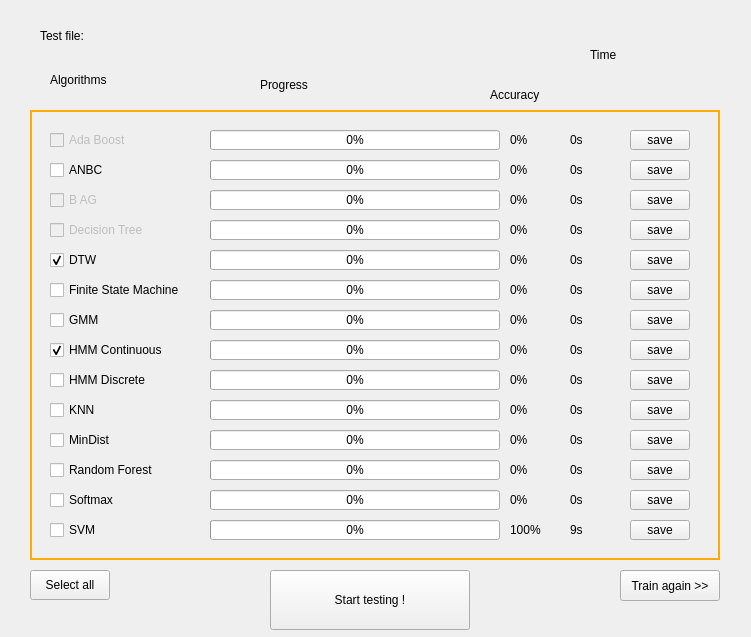
<?xml version="1.0" encoding="UTF-8"?>
<ui version="4.0">
 <class>TrainingResultWidget</class>
 <widget class="QWidget" name="TrainingResultWidget">
  <property name="geometry">
   <rect>
    <x>0</x>
    <y>0</y>
    <width>751</width>
    <height>637</height>
   </rect>
  </property>
  <property name="windowTitle">
   <string>Algorithms Training</string>
  </property>
  <widget class="QFrame" name="frame">
   <property name="geometry">
    <rect>
     <x>30</x>
     <y>110</y>
     <width>690</width>
     <height>450</height>
    </rect>
   </property>
   <property name="styleSheet">
    <string notr="true">#frame
{
border-width: 2;
border-style: solid;
border-color: rgb(255, 170, 0);

}
</string>
   </property>
   <property name="frameShape">
    <enum>QFrame::StyledPanel</enum>
   </property>
   <property name="frameShadow">
    <enum>QFrame::Raised</enum>
   </property>
   <widget class="QCheckBox" name="cbAB">
    <property name="enabled">
     <bool>false</bool>
    </property>
    <property name="geometry">
     <rect>
      <x>20</x>
      <y>20</y>
      <width>150</width>
      <height>20</height>
     </rect>
    </property>
    <property name="text">
     <string>Ada Boost</string>
    </property>
   </widget>
   <widget class="QCheckBox" name="cbBAG">
    <property name="enabled">
     <bool>false</bool>
    </property>
    <property name="geometry">
     <rect>
      <x>20</x>
      <y>80</y>
      <width>150</width>
      <height>20</height>
     </rect>
    </property>
    <property name="text">
     <string>B AG</string>
    </property>
   </widget>
   <widget class="QCheckBox" name="cbDT">
    <property name="enabled">
     <bool>false</bool>
    </property>
    <property name="geometry">
     <rect>
      <x>20</x>
      <y>110</y>
      <width>150</width>
      <height>20</height>
     </rect>
    </property>
    <property name="text">
     <string>Decision Tree</string>
    </property>
   </widget>
   <widget class="QCheckBox" name="cbDTW">
    <property name="geometry">
     <rect>
      <x>20</x>
      <y>140</y>
      <width>150</width>
      <height>20</height>
     </rect>
    </property>
    <property name="text">
     <string>DTW</string>
    </property>
    <property name="checked">
     <bool>true</bool>
    </property>
   </widget>
   <widget class="QCheckBox" name="cbFSM">
    <property name="geometry">
     <rect>
      <x>20</x>
      <y>170</y>
      <width>150</width>
      <height>20</height>
     </rect>
    </property>
    <property name="text">
     <string>Finite State Machine</string>
    </property>
   </widget>
   <widget class="QCheckBox" name="cbGMM">
    <property name="geometry">
     <rect>
      <x>20</x>
      <y>200</y>
      <width>150</width>
      <height>20</height>
     </rect>
    </property>
    <property name="text">
     <string>GMM</string>
    </property>
   </widget>
   <widget class="QCheckBox" name="cbHMMC">
    <property name="geometry">
     <rect>
      <x>20</x>
      <y>230</y>
      <width>150</width>
      <height>20</height>
     </rect>
    </property>
    <property name="text">
     <string>HMM Continuous</string>
    </property>
    <property name="checked">
     <bool>true</bool>
    </property>
   </widget>
   <widget class="QCheckBox" name="cbHMMD">
    <property name="geometry">
     <rect>
      <x>20</x>
      <y>260</y>
      <width>150</width>
      <height>20</height>
     </rect>
    </property>
    <property name="text">
     <string>HMM Discrete</string>
    </property>
   </widget>
   <widget class="QCheckBox" name="cbKNN">
    <property name="geometry">
     <rect>
      <x>20</x>
      <y>290</y>
      <width>150</width>
      <height>20</height>
     </rect>
    </property>
    <property name="text">
     <string>KNN</string>
    </property>
   </widget>
   <widget class="QCheckBox" name="cbMD">
    <property name="geometry">
     <rect>
      <x>20</x>
      <y>320</y>
      <width>150</width>
      <height>20</height>
     </rect>
    </property>
    <property name="text">
     <string>MinDist</string>
    </property>
   </widget>
   <widget class="QCheckBox" name="cbRF">
    <property name="geometry">
     <rect>
      <x>20</x>
      <y>350</y>
      <width>150</width>
      <height>20</height>
     </rect>
    </property>
    <property name="text">
     <string>Random Forest</string>
    </property>
   </widget>
   <widget class="QCheckBox" name="cbSM">
    <property name="geometry">
     <rect>
      <x>20</x>
      <y>380</y>
      <width>150</width>
      <height>20</height>
     </rect>
    </property>
    <property name="text">
     <string>Softmax</string>
    </property>
   </widget>
   <widget class="QCheckBox" name="cbSVM">
    <property name="geometry">
     <rect>
      <x>20</x>
      <y>410</y>
      <width>150</width>
      <height>20</height>
     </rect>
    </property>
    <property name="text">
     <string>SVM</string>
    </property>
   </widget>
   <widget class="QCheckBox" name="cbANBC">
    <property name="geometry">
     <rect>
      <x>20</x>
      <y>50</y>
      <width>150</width>
      <height>20</height>
     </rect>
    </property>
    <property name="text">
     <string>ANBC</string>
    </property>
   </widget>
   <widget class="QProgressBar" name="pbAB">
    <property name="geometry">
     <rect>
      <x>180</x>
      <y>20</y>
      <width>290</width>
      <height>20</height>
     </rect>
    </property>
    <property name="value">
     <number>0</number>
    </property>
   </widget>
   <widget class="QProgressBar" name="pbANBC">
    <property name="geometry">
     <rect>
      <x>180</x>
      <y>50</y>
      <width>290</width>
      <height>20</height>
     </rect>
    </property>
    <property name="value">
     <number>0</number>
    </property>
   </widget>
   <widget class="QProgressBar" name="pbBAG">
    <property name="geometry">
     <rect>
      <x>180</x>
      <y>80</y>
      <width>290</width>
      <height>20</height>
     </rect>
    </property>
    <property name="value">
     <number>0</number>
    </property>
   </widget>
   <widget class="QProgressBar" name="pbDT">
    <property name="geometry">
     <rect>
      <x>180</x>
      <y>110</y>
      <width>290</width>
      <height>20</height>
     </rect>
    </property>
    <property name="value">
     <number>0</number>
    </property>
   </widget>
   <widget class="QProgressBar" name="pbDTW">
    <property name="geometry">
     <rect>
      <x>180</x>
      <y>140</y>
      <width>290</width>
      <height>20</height>
     </rect>
    </property>
    <property name="value">
     <number>0</number>
    </property>
   </widget>
   <widget class="QProgressBar" name="pbFSM">
    <property name="geometry">
     <rect>
      <x>180</x>
      <y>170</y>
      <width>290</width>
      <height>20</height>
     </rect>
    </property>
    <property name="value">
     <number>0</number>
    </property>
   </widget>
   <widget class="QProgressBar" name="pbGMM">
    <property name="geometry">
     <rect>
      <x>180</x>
      <y>200</y>
      <width>290</width>
      <height>20</height>
     </rect>
    </property>
    <property name="value">
     <number>0</number>
    </property>
   </widget>
   <widget class="QProgressBar" name="pbHMMC">
    <property name="geometry">
     <rect>
      <x>180</x>
      <y>230</y>
      <width>290</width>
      <height>20</height>
     </rect>
    </property>
    <property name="value">
     <number>0</number>
    </property>
   </widget>
   <widget class="QProgressBar" name="pbHMMD">
    <property name="geometry">
     <rect>
      <x>180</x>
      <y>260</y>
      <width>290</width>
      <height>20</height>
     </rect>
    </property>
    <property name="value">
     <number>0</number>
    </property>
   </widget>
   <widget class="QProgressBar" name="pbKNN">
    <property name="geometry">
     <rect>
      <x>180</x>
      <y>290</y>
      <width>290</width>
      <height>20</height>
     </rect>
    </property>
    <property name="value">
     <number>0</number>
    </property>
   </widget>
   <widget class="QProgressBar" name="pbRF">
    <property name="geometry">
     <rect>
      <x>180</x>
      <y>350</y>
      <width>290</width>
      <height>20</height>
     </rect>
    </property>
    <property name="value">
     <number>0</number>
    </property>
   </widget>
   <widget class="QProgressBar" name="pbSM">
    <property name="geometry">
     <rect>
      <x>180</x>
      <y>380</y>
      <width>290</width>
      <height>20</height>
     </rect>
    </property>
    <property name="value">
     <number>0</number>
    </property>
   </widget>
   <widget class="QProgressBar" name="pbMD">
    <property name="geometry">
     <rect>
      <x>180</x>
      <y>320</y>
      <width>290</width>
      <height>20</height>
     </rect>
    </property>
    <property name="value">
     <number>0</number>
    </property>
   </widget>
   <widget class="QProgressBar" name="pbSVM">
    <property name="geometry">
     <rect>
      <x>180</x>
      <y>410</y>
      <width>290</width>
      <height>20</height>
     </rect>
    </property>
    <property name="value">
     <number>0</number>
    </property>
   </widget>
   <widget class="QLabel" name="tAB">
    <property name="geometry">
     <rect>
      <x>540</x>
      <y>20</y>
      <width>50</width>
      <height>20</height>
     </rect>
    </property>
    <property name="styleSheet">
     <string notr="true">font: 75 12pt &quot;Ubuntu&quot;;</string>
    </property>
    <property name="text">
     <string>0s</string>
    </property>
   </widget>
   <widget class="QLabel" name="accAB">
    <property name="geometry">
     <rect>
      <x>480</x>
      <y>20</y>
      <width>50</width>
      <height>20</height>
     </rect>
    </property>
    <property name="styleSheet">
     <string notr="true">font: 75 12pt  &quot;Ubuntu&quot;;</string>
    </property>
    <property name="text">
     <string>0%</string>
    </property>
   </widget>
   <widget class="QLabel" name="tANBC">
    <property name="geometry">
     <rect>
      <x>540</x>
      <y>50</y>
      <width>50</width>
      <height>20</height>
     </rect>
    </property>
    <property name="styleSheet">
     <string notr="true">font: 75 12pt &quot;Ubuntu&quot;;</string>
    </property>
    <property name="text">
     <string>0s</string>
    </property>
   </widget>
   <widget class="QLabel" name="accANBC">
    <property name="geometry">
     <rect>
      <x>480</x>
      <y>50</y>
      <width>50</width>
      <height>20</height>
     </rect>
    </property>
    <property name="styleSheet">
     <string notr="true">font: 75 12pt  &quot;Ubuntu&quot;;</string>
    </property>
    <property name="text">
     <string>0%</string>
    </property>
   </widget>
   <widget class="QLabel" name="tBAG">
    <property name="geometry">
     <rect>
      <x>540</x>
      <y>80</y>
      <width>50</width>
      <height>20</height>
     </rect>
    </property>
    <property name="styleSheet">
     <string notr="true">font: 75 12pt &quot;Ubuntu&quot;;</string>
    </property>
    <property name="text">
     <string>0s</string>
    </property>
   </widget>
   <widget class="QLabel" name="accBAG">
    <property name="geometry">
     <rect>
      <x>480</x>
      <y>80</y>
      <width>50</width>
      <height>20</height>
     </rect>
    </property>
    <property name="styleSheet">
     <string notr="true">font: 75 12pt  &quot;Ubuntu&quot;;</string>
    </property>
    <property name="text">
     <string>0%</string>
    </property>
   </widget>
   <widget class="QLabel" name="tDT">
    <property name="geometry">
     <rect>
      <x>540</x>
      <y>110</y>
      <width>50</width>
      <height>20</height>
     </rect>
    </property>
    <property name="styleSheet">
     <string notr="true">font: 75 12pt &quot;Ubuntu&quot;;</string>
    </property>
    <property name="text">
     <string>0s</string>
    </property>
   </widget>
   <widget class="QLabel" name="tFSM">
    <property name="geometry">
     <rect>
      <x>540</x>
      <y>170</y>
      <width>50</width>
      <height>20</height>
     </rect>
    </property>
    <property name="styleSheet">
     <string notr="true">font: 75 12pt &quot;Ubuntu&quot;;</string>
    </property>
    <property name="text">
     <string>0s</string>
    </property>
   </widget>
   <widget class="QLabel" name="accFSM">
    <property name="geometry">
     <rect>
      <x>480</x>
      <y>170</y>
      <width>50</width>
      <height>20</height>
     </rect>
    </property>
    <property name="styleSheet">
     <string notr="true">font: 75 12pt  &quot;Ubuntu&quot;;</string>
    </property>
    <property name="text">
     <string>0%</string>
    </property>
   </widget>
   <widget class="QLabel" name="tDTW">
    <property name="geometry">
     <rect>
      <x>540</x>
      <y>140</y>
      <width>50</width>
      <height>20</height>
     </rect>
    </property>
    <property name="styleSheet">
     <string notr="true">font: 75 12pt &quot;Ubuntu&quot;;</string>
    </property>
    <property name="text">
     <string>0s</string>
    </property>
   </widget>
   <widget class="QLabel" name="accDTW">
    <property name="geometry">
     <rect>
      <x>480</x>
      <y>140</y>
      <width>50</width>
      <height>20</height>
     </rect>
    </property>
    <property name="styleSheet">
     <string notr="true">font: 75 12pt  &quot;Ubuntu&quot;;</string>
    </property>
    <property name="text">
     <string>0%</string>
    </property>
   </widget>
   <widget class="QLabel" name="accDT">
    <property name="geometry">
     <rect>
      <x>480</x>
      <y>110</y>
      <width>50</width>
      <height>20</height>
     </rect>
    </property>
    <property name="styleSheet">
     <string notr="true">font: 75 12pt  &quot;Ubuntu&quot;;</string>
    </property>
    <property name="text">
     <string>0%</string>
    </property>
   </widget>
   <widget class="QLabel" name="tGMM">
    <property name="geometry">
     <rect>
      <x>540</x>
      <y>200</y>
      <width>50</width>
      <height>20</height>
     </rect>
    </property>
    <property name="styleSheet">
     <string notr="true">font: 75 12pt &quot;Ubuntu&quot;;</string>
    </property>
    <property name="text">
     <string>0s</string>
    </property>
   </widget>
   <widget class="QLabel" name="tHMMD">
    <property name="geometry">
     <rect>
      <x>540</x>
      <y>260</y>
      <width>50</width>
      <height>20</height>
     </rect>
    </property>
    <property name="styleSheet">
     <string notr="true">font: 75 12pt &quot;Ubuntu&quot;;</string>
    </property>
    <property name="text">
     <string>0s</string>
    </property>
   </widget>
   <widget class="QLabel" name="accHMMD">
    <property name="geometry">
     <rect>
      <x>480</x>
      <y>260</y>
      <width>50</width>
      <height>20</height>
     </rect>
    </property>
    <property name="styleSheet">
     <string notr="true">font: 75 12pt  &quot;Ubuntu&quot;;</string>
    </property>
    <property name="text">
     <string>0%</string>
    </property>
   </widget>
   <widget class="QLabel" name="tHMMC">
    <property name="geometry">
     <rect>
      <x>540</x>
      <y>230</y>
      <width>50</width>
      <height>20</height>
     </rect>
    </property>
    <property name="styleSheet">
     <string notr="true">font: 75 12pt &quot;Ubuntu&quot;;</string>
    </property>
    <property name="text">
     <string>0s</string>
    </property>
   </widget>
   <widget class="QLabel" name="accHMMC">
    <property name="geometry">
     <rect>
      <x>480</x>
      <y>230</y>
      <width>50</width>
      <height>20</height>
     </rect>
    </property>
    <property name="styleSheet">
     <string notr="true">font: 75 12pt  &quot;Ubuntu&quot;;</string>
    </property>
    <property name="text">
     <string>0%</string>
    </property>
   </widget>
   <widget class="QLabel" name="accGMM">
    <property name="geometry">
     <rect>
      <x>480</x>
      <y>200</y>
      <width>50</width>
      <height>20</height>
     </rect>
    </property>
    <property name="styleSheet">
     <string notr="true">font: 75 12pt  &quot;Ubuntu&quot;;</string>
    </property>
    <property name="text">
     <string>0%</string>
    </property>
   </widget>
   <widget class="QLabel" name="tKNN">
    <property name="geometry">
     <rect>
      <x>540</x>
      <y>290</y>
      <width>50</width>
      <height>20</height>
     </rect>
    </property>
    <property name="styleSheet">
     <string notr="true">font: 75 12pt &quot;Ubuntu&quot;;</string>
    </property>
    <property name="text">
     <string>0s</string>
    </property>
   </widget>
   <widget class="QLabel" name="tRF">
    <property name="geometry">
     <rect>
      <x>540</x>
      <y>350</y>
      <width>50</width>
      <height>20</height>
     </rect>
    </property>
    <property name="styleSheet">
     <string notr="true">font: 75 12pt &quot;Ubuntu&quot;;</string>
    </property>
    <property name="text">
     <string>0s</string>
    </property>
   </widget>
   <widget class="QLabel" name="accRF">
    <property name="geometry">
     <rect>
      <x>480</x>
      <y>350</y>
      <width>50</width>
      <height>20</height>
     </rect>
    </property>
    <property name="styleSheet">
     <string notr="true">font: 75 12pt  &quot;Ubuntu&quot;;</string>
    </property>
    <property name="text">
     <string>0%</string>
    </property>
   </widget>
   <widget class="QLabel" name="tMD">
    <property name="geometry">
     <rect>
      <x>540</x>
      <y>320</y>
      <width>50</width>
      <height>20</height>
     </rect>
    </property>
    <property name="styleSheet">
     <string notr="true">font: 75 12pt &quot;Ubuntu&quot;;</string>
    </property>
    <property name="text">
     <string>0s</string>
    </property>
   </widget>
   <widget class="QLabel" name="accMD">
    <property name="geometry">
     <rect>
      <x>480</x>
      <y>320</y>
      <width>50</width>
      <height>20</height>
     </rect>
    </property>
    <property name="styleSheet">
     <string notr="true">font: 75 12pt  &quot;Ubuntu&quot;;</string>
    </property>
    <property name="text">
     <string>0%</string>
    </property>
   </widget>
   <widget class="QLabel" name="accKNN">
    <property name="geometry">
     <rect>
      <x>480</x>
      <y>290</y>
      <width>50</width>
      <height>20</height>
     </rect>
    </property>
    <property name="styleSheet">
     <string notr="true">font: 75 12pt  &quot;Ubuntu&quot;;</string>
    </property>
    <property name="text">
     <string>0%</string>
    </property>
   </widget>
   <widget class="QLabel" name="tSVM">
    <property name="geometry">
     <rect>
      <x>540</x>
      <y>410</y>
      <width>50</width>
      <height>20</height>
     </rect>
    </property>
    <property name="styleSheet">
     <string notr="true">font: 75 12pt &quot;Ubuntu&quot;;</string>
    </property>
    <property name="text">
     <string>9s</string>
    </property>
   </widget>
   <widget class="QLabel" name="accSVM">
    <property name="geometry">
     <rect>
      <x>480</x>
      <y>410</y>
      <width>50</width>
      <height>20</height>
     </rect>
    </property>
    <property name="styleSheet">
     <string notr="true">font: 75 12pt  &quot;Ubuntu&quot;;</string>
    </property>
    <property name="text">
     <string>100%</string>
    </property>
   </widget>
   <widget class="QLabel" name="tSM">
    <property name="geometry">
     <rect>
      <x>540</x>
      <y>380</y>
      <width>50</width>
      <height>20</height>
     </rect>
    </property>
    <property name="styleSheet">
     <string notr="true">font: 75 12pt &quot;Ubuntu&quot;;</string>
    </property>
    <property name="text">
     <string>0s</string>
    </property>
   </widget>
   <widget class="QLabel" name="accSM">
    <property name="geometry">
     <rect>
      <x>480</x>
      <y>380</y>
      <width>50</width>
      <height>20</height>
     </rect>
    </property>
    <property name="styleSheet">
     <string notr="true">font: 75 12pt  &quot;Ubuntu&quot;;</string>
    </property>
    <property name="text">
     <string>0%</string>
    </property>
   </widget>
   <widget class="QPushButton" name="uDTW">
    <property name="geometry">
     <rect>
      <x>600</x>
      <y>140</y>
      <width>60</width>
      <height>20</height>
     </rect>
    </property>
    <property name="text">
     <string>save</string>
    </property>
   </widget>
   <widget class="QPushButton" name="uHMMC">
    <property name="geometry">
     <rect>
      <x>600</x>
      <y>230</y>
      <width>60</width>
      <height>20</height>
     </rect>
    </property>
    <property name="text">
     <string>save</string>
    </property>
   </widget>
   <widget class="QPushButton" name="uGMM">
    <property name="geometry">
     <rect>
      <x>600</x>
      <y>200</y>
      <width>60</width>
      <height>20</height>
     </rect>
    </property>
    <property name="text">
     <string>save</string>
    </property>
   </widget>
   <widget class="QPushButton" name="uFSM">
    <property name="geometry">
     <rect>
      <x>600</x>
      <y>170</y>
      <width>60</width>
      <height>20</height>
     </rect>
    </property>
    <property name="text">
     <string>save</string>
    </property>
   </widget>
   <widget class="QPushButton" name="uHMMD">
    <property name="geometry">
     <rect>
      <x>600</x>
      <y>260</y>
      <width>60</width>
      <height>20</height>
     </rect>
    </property>
    <property name="text">
     <string>save</string>
    </property>
   </widget>
   <widget class="QPushButton" name="uKNN">
    <property name="geometry">
     <rect>
      <x>600</x>
      <y>290</y>
      <width>60</width>
      <height>20</height>
     </rect>
    </property>
    <property name="text">
     <string>save</string>
    </property>
   </widget>
   <widget class="QPushButton" name="uRF">
    <property name="geometry">
     <rect>
      <x>600</x>
      <y>350</y>
      <width>60</width>
      <height>20</height>
     </rect>
    </property>
    <property name="text">
     <string>save</string>
    </property>
   </widget>
   <widget class="QPushButton" name="uMD">
    <property name="geometry">
     <rect>
      <x>600</x>
      <y>320</y>
      <width>60</width>
      <height>20</height>
     </rect>
    </property>
    <property name="text">
     <string>save</string>
    </property>
   </widget>
   <widget class="QPushButton" name="uAB">
    <property name="geometry">
     <rect>
      <x>600</x>
      <y>20</y>
      <width>60</width>
      <height>20</height>
     </rect>
    </property>
    <property name="text">
     <string>save</string>
    </property>
   </widget>
   <widget class="QPushButton" name="uANBC">
    <property name="geometry">
     <rect>
      <x>600</x>
      <y>50</y>
      <width>60</width>
      <height>20</height>
     </rect>
    </property>
    <property name="text">
     <string>save</string>
    </property>
   </widget>
   <widget class="QPushButton" name="uDT">
    <property name="geometry">
     <rect>
      <x>600</x>
      <y>110</y>
      <width>60</width>
      <height>20</height>
     </rect>
    </property>
    <property name="text">
     <string>save</string>
    </property>
   </widget>
   <widget class="QPushButton" name="uBAG">
    <property name="geometry">
     <rect>
      <x>600</x>
      <y>80</y>
      <width>60</width>
      <height>20</height>
     </rect>
    </property>
    <property name="text">
     <string>save</string>
    </property>
   </widget>
   <widget class="QPushButton" name="uSVM">
    <property name="geometry">
     <rect>
      <x>600</x>
      <y>410</y>
      <width>60</width>
      <height>20</height>
     </rect>
    </property>
    <property name="text">
     <string>save</string>
    </property>
   </widget>
   <widget class="QPushButton" name="uSM">
    <property name="geometry">
     <rect>
      <x>600</x>
      <y>380</y>
      <width>60</width>
      <height>20</height>
     </rect>
    </property>
    <property name="text">
     <string>save</string>
    </property>
   </widget>
  </widget>
  <widget class="QPushButton" name="btSelectAll">
   <property name="geometry">
    <rect>
     <x>30</x>
     <y>570</y>
     <width>80</width>
     <height>30</height>
    </rect>
   </property>
   <property name="styleSheet">
    <string notr="true"/>
   </property>
   <property name="text">
    <string>Select all</string>
   </property>
   <property name="checkable">
    <bool>true</bool>
   </property>
  </widget>
  <widget class="QPushButton" name="btStartTesting">
   <property name="geometry">
    <rect>
     <x>270</x>
     <y>570</y>
     <width>200</width>
     <height>60</height>
    </rect>
   </property>
   <property name="styleSheet">
    <string notr="true">font: italic 14pt &quot;Ubuntu&quot;;</string>
   </property>
   <property name="text">
    <string>Start testing !</string>
   </property>
  </widget>
  <widget class="QLabel" name="label_3">
   <property name="geometry">
    <rect>
     <x>50</x>
     <y>60</y>
     <width>151</width>
     <height>40</height>
    </rect>
   </property>
   <property name="styleSheet">
    <string notr="true">font: 75 20pt &quot;Ubuntu&quot;;</string>
   </property>
   <property name="text">
    <string>Algorithms</string>
   </property>
  </widget>
  <widget class="QLabel" name="label_4">
   <property name="geometry">
    <rect>
     <x>260</x>
     <y>70</y>
     <width>120</width>
     <height>30</height>
    </rect>
   </property>
   <property name="styleSheet">
    <string notr="true">font: 75 16pt &quot;Ubuntu&quot;;</string>
   </property>
   <property name="text">
    <string>Progress</string>
   </property>
  </widget>
  <widget class="QLabel" name="label_5">
   <property name="geometry">
    <rect>
     <x>490</x>
     <y>80</y>
     <width>110</width>
     <height>30</height>
    </rect>
   </property>
   <property name="styleSheet">
    <string notr="true">font: 75 20pt &quot;Ubuntu&quot;;</string>
   </property>
   <property name="text">
    <string>Accuracy</string>
   </property>
  </widget>
  <widget class="QLabel" name="label_6">
   <property name="geometry">
    <rect>
     <x>590</x>
     <y>40</y>
     <width>60</width>
     <height>30</height>
    </rect>
   </property>
   <property name="styleSheet">
    <string notr="true">font: 75 14pt &quot;Ubuntu&quot;;</string>
   </property>
   <property name="text">
    <string>Time</string>
   </property>
  </widget>
  <widget class="QLabel" name="lbTestFileName">
   <property name="geometry">
    <rect>
     <x>40</x>
     <y>20</y>
     <width>671</width>
     <height>31</height>
    </rect>
   </property>
   <property name="text">
    <string>Test file: </string>
   </property>
  </widget>
  <widget class="QPushButton" name="btTrainAgain">
   <property name="geometry">
    <rect>
     <x>620</x>
     <y>570</y>
     <width>100</width>
     <height>31</height>
    </rect>
   </property>
   <property name="text">
    <string>Train again &gt;&gt;</string>
   </property>
  </widget>
 </widget>
 <resources/>
 <connections/>
</ui>
